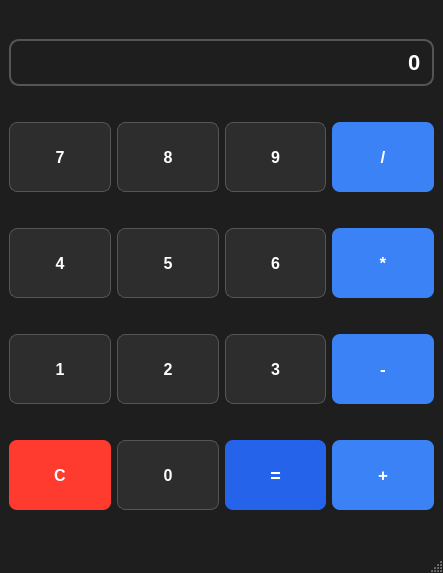
<?xml version="1.0" encoding="UTF-8"?>
<ui version="4.0">
 <class>Calculator</class>
 <widget class="QMainWindow" name="Calculator">
  <property name="geometry">
   <rect>
    <x>0</x>
    <y>0</y>
    <width>443</width>
    <height>573</height>
   </rect>
  </property>
  <property name="windowTitle">
   <string>Calculator With CPP</string>
  </property>
  <property name="styleSheet">
   <string notr="true">QLineEdit {
    background-color: #1e1e1e;
    color: white;
    border: 2px solid #3b3b3b;
    border-radius: 10px;
    padding: 10px;
    font-size: 22px;
    font-weight: bold;
}
QMainWindow {
    background-color: #181818;
}
QPushButton {
    background-color: #2d2d2d;
    color: white;
    border: 1px solid #555555;
    border-radius: 8px;
    font-size: 16px;
    font-weight: bold;
    padding: 8px;
}

QPushButton:hover {
    background-color: #3d3d3d;
}

QPushButton:pressed {
    background-color: #505050;
}
QMainWindow {
    background-color: #1e1e1e;
}</string>
  </property>
  <widget class="QWidget" name="centralwidget">
   <layout class="QGridLayout" name="gridLayout_2">
    <item row="3" column="2">
     <widget class="QPushButton" name="btn3">
      <property name="enabled">
       <bool>true</bool>
      </property>
      <property name="minimumSize">
       <size>
        <width>30</width>
        <height>70</height>
       </size>
      </property>
      <property name="font">
       <font>
        <pointsize>-1</pointsize>
        <bold>true</bold>
       </font>
      </property>
      <property name="autoFillBackground">
       <bool>false</bool>
      </property>
      <property name="text">
       <string>3</string>
      </property>
     </widget>
    </item>
    <item row="4" column="2">
     <widget class="QPushButton" name="btnequal">
      <property name="enabled">
       <bool>true</bool>
      </property>
      <property name="minimumSize">
       <size>
        <width>30</width>
        <height>70</height>
       </size>
      </property>
      <property name="font">
       <font>
        <pointsize>-1</pointsize>
        <bold>true</bold>
       </font>
      </property>
      <property name="styleSheet">
       <string notr="true">QPushButton {
    background-color: #2563eb;
    color: white;
    border: none;
    border-radius: 8px;
    font-size: 18px;
    font-weight: bold;
}

QPushButton:hover {
    background-color: #3b82f6;
}

QPushButton:pressed {
    background-color: #1d4ed8;
}</string>
      </property>
      <property name="text">
       <string>=</string>
      </property>
     </widget>
    </item>
    <item row="4" column="3">
     <widget class="QPushButton" name="btnplus">
      <property name="enabled">
       <bool>true</bool>
      </property>
      <property name="minimumSize">
       <size>
        <width>30</width>
        <height>70</height>
       </size>
      </property>
      <property name="font">
       <font>
        <pointsize>-1</pointsize>
        <bold>true</bold>
       </font>
      </property>
      <property name="styleSheet">
       <string notr="true">QPushButton {
    background-color: #3b82f6;
    color: white;
    border: none;
    border-radius: 8px;
    font-size: 17px;
    font-weight: bold;
}

QPushButton:hover {
    background-color: #60a5fa;
}

QPushButton:pressed {
    background-color: #2563eb;
}</string>
      </property>
      <property name="text">
       <string>+</string>
      </property>
     </widget>
    </item>
    <item row="1" column="0">
     <widget class="QPushButton" name="btn7">
      <property name="enabled">
       <bool>true</bool>
      </property>
      <property name="minimumSize">
       <size>
        <width>30</width>
        <height>70</height>
       </size>
      </property>
      <property name="font">
       <font>
        <pointsize>-1</pointsize>
        <bold>true</bold>
       </font>
      </property>
      <property name="autoFillBackground">
       <bool>false</bool>
      </property>
      <property name="text">
       <string>7</string>
      </property>
     </widget>
    </item>
    <item row="2" column="2">
     <widget class="QPushButton" name="btn6">
      <property name="enabled">
       <bool>true</bool>
      </property>
      <property name="minimumSize">
       <size>
        <width>30</width>
        <height>70</height>
       </size>
      </property>
      <property name="font">
       <font>
        <pointsize>-1</pointsize>
        <bold>true</bold>
       </font>
      </property>
      <property name="autoFillBackground">
       <bool>false</bool>
      </property>
      <property name="text">
       <string>6</string>
      </property>
     </widget>
    </item>
    <item row="3" column="3">
     <widget class="QPushButton" name="btnminus">
      <property name="enabled">
       <bool>true</bool>
      </property>
      <property name="minimumSize">
       <size>
        <width>30</width>
        <height>70</height>
       </size>
      </property>
      <property name="font">
       <font>
        <pointsize>-1</pointsize>
        <bold>true</bold>
       </font>
      </property>
      <property name="styleSheet">
       <string notr="true">QPushButton {
    background-color: #3b82f6;
    color: white;
    border: none;
    border-radius: 8px;
    font-size: 17px;
    font-weight: bold;
}

QPushButton:hover {
    background-color: #60a5fa;
}

QPushButton:pressed {
    background-color: #2563eb;
}</string>
      </property>
      <property name="text">
       <string>-</string>
      </property>
     </widget>
    </item>
    <item row="2" column="3">
     <widget class="QPushButton" name="btnmultiply">
      <property name="enabled">
       <bool>true</bool>
      </property>
      <property name="minimumSize">
       <size>
        <width>30</width>
        <height>70</height>
       </size>
      </property>
      <property name="font">
       <font>
        <pointsize>-1</pointsize>
        <bold>true</bold>
       </font>
      </property>
      <property name="styleSheet">
       <string notr="true">QPushButton {
    background-color: #3b82f6;
    color: white;
    border: none;
    border-radius: 8px;
    font-size: 17px;
    font-weight: bold;
}

QPushButton:hover {
    background-color: #60a5fa;
}

QPushButton:pressed {
    background-color: #2563eb;
}</string>
      </property>
      <property name="text">
       <string>*</string>
      </property>
     </widget>
    </item>
    <item row="1" column="3">
     <widget class="QPushButton" name="btndivide">
      <property name="enabled">
       <bool>true</bool>
      </property>
      <property name="minimumSize">
       <size>
        <width>30</width>
        <height>70</height>
       </size>
      </property>
      <property name="font">
       <font>
        <pointsize>-1</pointsize>
        <bold>true</bold>
       </font>
      </property>
      <property name="styleSheet">
       <string notr="true">QPushButton {
    background-color: #3b82f6;
    color: white;
    border: none;
    border-radius: 8px;
    font-size: 17px;
    font-weight: bold;
}

QPushButton:hover {
    background-color: #60a5fa;
}

QPushButton:pressed {
    background-color: #2563eb;
}</string>
      </property>
      <property name="text">
       <string>/</string>
      </property>
     </widget>
    </item>
    <item row="4" column="0">
     <widget class="QPushButton" name="btnc">
      <property name="enabled">
       <bool>true</bool>
      </property>
      <property name="minimumSize">
       <size>
        <width>30</width>
        <height>70</height>
       </size>
      </property>
      <property name="font">
       <font>
        <pointsize>-1</pointsize>
        <bold>true</bold>
       </font>
      </property>
      <property name="styleSheet">
       <string notr="true">QPushButton {
    background-color: #ff3b30;
    color: white;
    border: none;
    border-radius: 8px;
    font-size: 16px;
    font-weight: bold;
}

QPushButton:hover {
    background-color: #ff6259;
}

QPushButton:pressed {
    background-color: #c72c25;
}</string>
      </property>
      <property name="text">
       <string>C</string>
      </property>
     </widget>
    </item>
    <item row="3" column="1">
     <widget class="QPushButton" name="btn2">
      <property name="enabled">
       <bool>true</bool>
      </property>
      <property name="minimumSize">
       <size>
        <width>30</width>
        <height>70</height>
       </size>
      </property>
      <property name="font">
       <font>
        <pointsize>-1</pointsize>
        <bold>true</bold>
       </font>
      </property>
      <property name="autoFillBackground">
       <bool>false</bool>
      </property>
      <property name="text">
       <string>2</string>
      </property>
     </widget>
    </item>
    <item row="4" column="1">
     <widget class="QPushButton" name="btn0">
      <property name="enabled">
       <bool>true</bool>
      </property>
      <property name="minimumSize">
       <size>
        <width>30</width>
        <height>70</height>
       </size>
      </property>
      <property name="font">
       <font>
        <pointsize>-1</pointsize>
        <bold>true</bold>
       </font>
      </property>
      <property name="text">
       <string>0</string>
      </property>
     </widget>
    </item>
    <item row="3" column="0">
     <widget class="QPushButton" name="btn1">
      <property name="enabled">
       <bool>true</bool>
      </property>
      <property name="minimumSize">
       <size>
        <width>30</width>
        <height>70</height>
       </size>
      </property>
      <property name="font">
       <font>
        <pointsize>-1</pointsize>
        <bold>true</bold>
       </font>
      </property>
      <property name="autoFillBackground">
       <bool>false</bool>
      </property>
      <property name="text">
       <string>1</string>
      </property>
     </widget>
    </item>
    <item row="1" column="1">
     <widget class="QPushButton" name="btn8">
      <property name="enabled">
       <bool>true</bool>
      </property>
      <property name="minimumSize">
       <size>
        <width>30</width>
        <height>70</height>
       </size>
      </property>
      <property name="font">
       <font>
        <pointsize>-1</pointsize>
        <bold>true</bold>
       </font>
      </property>
      <property name="autoFillBackground">
       <bool>false</bool>
      </property>
      <property name="text">
       <string>8</string>
      </property>
     </widget>
    </item>
    <item row="2" column="0">
     <widget class="QPushButton" name="btn4">
      <property name="enabled">
       <bool>true</bool>
      </property>
      <property name="minimumSize">
       <size>
        <width>30</width>
        <height>70</height>
       </size>
      </property>
      <property name="font">
       <font>
        <pointsize>-1</pointsize>
        <bold>true</bold>
       </font>
      </property>
      <property name="autoFillBackground">
       <bool>false</bool>
      </property>
      <property name="text">
       <string>4</string>
      </property>
     </widget>
    </item>
    <item row="2" column="1">
     <widget class="QPushButton" name="btn5">
      <property name="enabled">
       <bool>true</bool>
      </property>
      <property name="minimumSize">
       <size>
        <width>30</width>
        <height>70</height>
       </size>
      </property>
      <property name="font">
       <font>
        <pointsize>-1</pointsize>
        <bold>true</bold>
       </font>
      </property>
      <property name="autoFillBackground">
       <bool>false</bool>
      </property>
      <property name="text">
       <string>5</string>
      </property>
     </widget>
    </item>
    <item row="0" column="0" colspan="4">
     <widget class="QLineEdit" name="Display">
      <property name="font">
       <font>
        <pointsize>-1</pointsize>
        <bold>true</bold>
       </font>
      </property>
      <property name="styleSheet">
       <string notr="true">QLineEdit {
    background-color: #1e1e1e;
    color: white;
    border: 2px solid #555555;
    border-radius: 10px;
    padding: 8px;
    font-size: 22px;
    font-weight: bold;
}</string>
      </property>
      <property name="text">
       <string>0</string>
      </property>
      <property name="alignment">
       <set>Qt::AlignmentFlag::AlignRight|Qt::AlignmentFlag::AlignTrailing|Qt::AlignmentFlag::AlignVCenter</set>
      </property>
      <property name="readOnly">
       <bool>true</bool>
      </property>
     </widget>
    </item>
    <item row="1" column="2">
     <widget class="QPushButton" name="btn9">
      <property name="enabled">
       <bool>true</bool>
      </property>
      <property name="minimumSize">
       <size>
        <width>30</width>
        <height>70</height>
       </size>
      </property>
      <property name="font">
       <font>
        <pointsize>-1</pointsize>
        <bold>true</bold>
       </font>
      </property>
      <property name="autoFillBackground">
       <bool>false</bool>
      </property>
      <property name="text">
       <string>9</string>
      </property>
     </widget>
    </item>
   </layout>
  </widget>
  <widget class="QMenuBar" name="menubar">
   <property name="geometry">
    <rect>
     <x>0</x>
     <y>0</y>
     <width>443</width>
     <height>25</height>
    </rect>
   </property>
  </widget>
  <widget class="QStatusBar" name="statusbar"/>
 </widget>
 <resources/>
 <connections/>
</ui>
